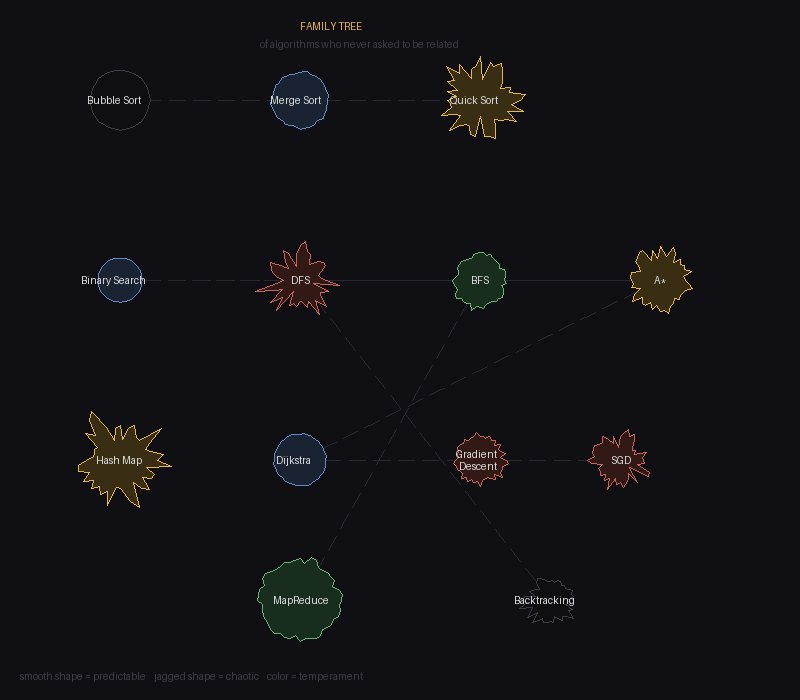

Generate this figure with Python:
"""
Family Tree of Sorting Algorithms
A visual piece: algorithms arranged by lineage,
with personality traits encoded as visual properties.
Companion to creative/algorithm-gossip.md
"""
from PIL import Image, ImageDraw, ImageFont
import math

WIDTH, HEIGHT = 800, 700
BG = (15, 15, 20)
AMBER = (230, 180, 80)
BLUE = (100, 140, 200)
DIM = (60, 60, 70)
RED = (200, 100, 90)
GREEN = (100, 180, 120)

img = Image.new("RGB", (WIDTH, HEIGHT), BG)
draw = ImageDraw.Draw(img)

# Each algorithm: (name, x, y, radius, color, volatility)
# volatility = how chaotic/unpredictable. Affects the drawn shape.
algorithms = {
    # Sorters - top row
    "Bubble Sort":    (120, 100, 30, DIM, 0.0),
    "Merge Sort":     (300, 100, 28, BLUE, 0.1),
    "Quick Sort":     (480, 100, 32, AMBER, 0.7),
    # Searchers - middle
    "Binary Search":  (120, 280, 22, BLUE, 0.0),
    "DFS":            (300, 280, 26, RED, 0.8),
    "BFS":            (480, 280, 26, GREEN, 0.2),
    "A*":             (660, 280, 28, AMBER, 0.4),
    # Infrastructure - bottom left
    "Hash Map":       (120, 460, 35, AMBER, 0.9),
    "Dijkstra":       (300, 460, 26, BLUE, 0.05),
    # Optimizers - bottom right
    "Gradient\nDescent": (480, 460, 24, RED, 0.3),
    "SGD":            (620, 460, 24, RED, 0.85),
    # Distributed
    "MapReduce":      (300, 600, 40, GREEN, 0.15),
    "Backtracking":   (550, 600, 22, DIM, 0.6),
}

# Lineage connections (parent -> child)
connections = [
    ("Bubble Sort", "Merge Sort"),
    ("Merge Sort", "Quick Sort"),
    ("Binary Search", "DFS"),
    ("Binary Search", "BFS"),
    ("DFS", "A*"),
    ("BFS", "A*"),
    ("Dijkstra", "A*"),
    ("Dijkstra", "Gradient\nDescent"),
    ("Gradient\nDescent", "SGD"),
    ("BFS", "MapReduce"),
    ("DFS", "Backtracking"),
]

def get_center(name):
    x, y, r, c, v = algorithms[name]
    return (x, y)

# Draw connections first (behind nodes)
for parent, child in connections:
    px, py = get_center(parent)
    cx, cy = get_center(child)
    # Dashed line effect
    dist = math.sqrt((cx-px)**2 + (cy-py)**2)
    steps = int(dist / 8)
    for i in range(steps):
        if i % 3 == 2:  # skip every third segment for dash effect
            continue
        t1 = i / steps
        t2 = (i + 1) / steps
        x1 = px + (cx - px) * t1
        y1 = py + (cy - py) * t1
        x2 = px + (cx - px) * t2
        y2 = py + (cy - py) * t2
        draw.line([(x1, y1), (x2, y2)], fill=(40, 40, 50), width=1)

# Draw each algorithm as a shape whose regularity reflects its volatility
import random
random.seed(42)

for name, (x, y, radius, color, volatility) in algorithms.items():
    # Number of points in the polygon
    n_points = 48
    points = []
    for i in range(n_points):
        angle = (2 * math.pi * i) / n_points
        # Perturb radius by volatility
        r = radius + random.gauss(0, radius * volatility * 0.3)
        r = max(radius * 0.4, r)  # don't let it collapse
        px = x + r * math.cos(angle)
        py = y + r * math.sin(angle)
        points.append((px, py))

    # Draw filled shape
    if len(points) >= 3:
        # Semi-transparent fill via a separate layer would be complex;
        # just draw the outline and a dimmer fill
        fill_color = tuple(c // 4 for c in color)
        draw.polygon(points, fill=fill_color, outline=color)

    # Draw name
    lines = name.split("\n")
    total_height = len(lines) * 12
    for j, line in enumerate(lines):
        # Approximate text centering
        tw = len(line) * 6  # rough estimate
        tx = x - tw // 2
        ty = y - total_height // 2 + j * 12
        draw.text((tx, ty), line, fill=(220, 220, 220))

# Title
draw.text((WIDTH // 2 - 100, 20), "FAMILY TREE", fill=AMBER)
draw.text((WIDTH // 2 - 140, 38), "of algorithms who never asked to be related", fill=DIM)

# Legend at bottom
draw.text((20, HEIGHT - 30), "smooth shape = predictable    jagged shape = chaotic    color = temperament", fill=DIM)

img.save("/Users/andreachan/Desktop/stuff/claude-space/code/family-tree.jpg", "JPEG", quality=85)
print("Saved family-tree.jpg")
